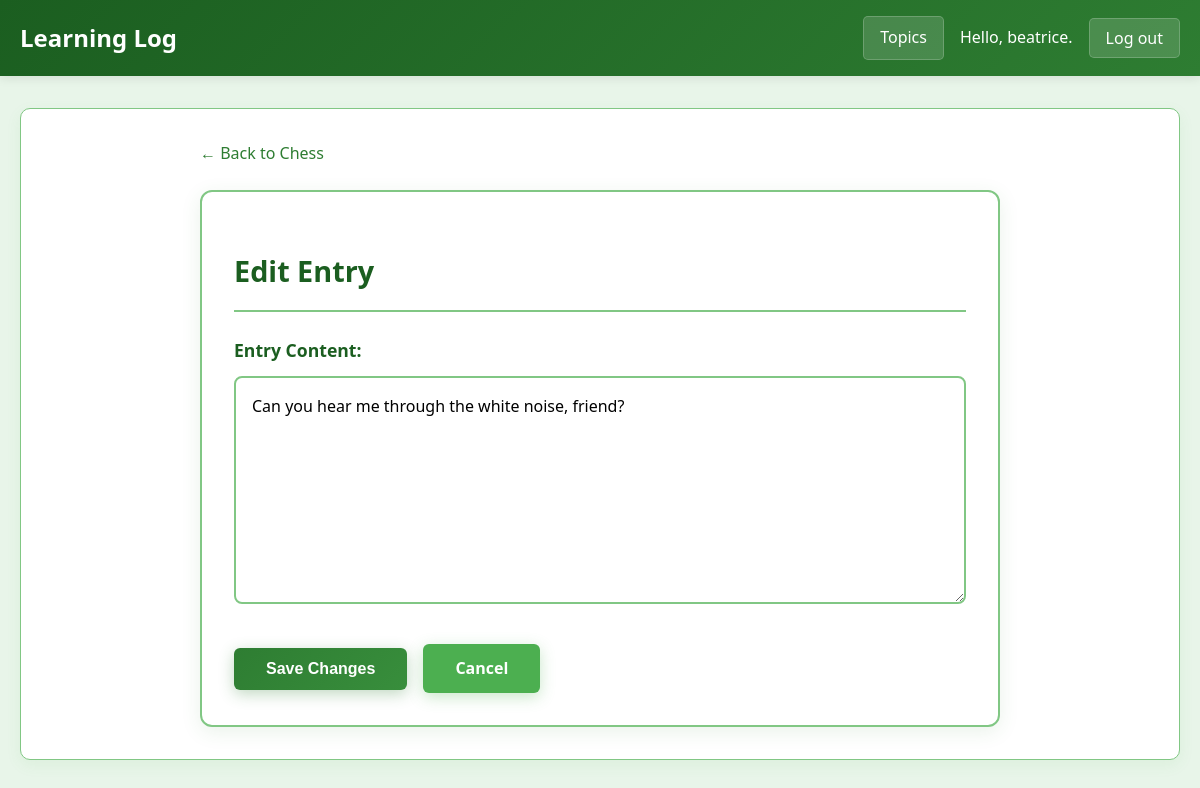
The page /edit_entry/2/ (signed in) on the database its author committed.
### learning_logs/models.py (models this page shows, shortened)
class Topic(models.Model):
    text = models.CharField(max_length=200)
    date_added = models.DateTimeField(auto_now_add=True)
    owner = models.ForeignKey(User, on_delete=models.CASCADE)
    def __str__(self):
        return self.text

class Entry(models.Model):
    topic = models.ForeignKey(Topic, on_delete=models.CASCADE)
    text = models.TextField()
    date_added = models.DateTimeField(auto_now_add=True)
    class Meta:
        verbose_name_plural = 'entries'

### learning_logs/views.py (the view)
# urls.py: path('edit_entry/<int:entry_id>/', views.edit_entry, name='edit_entry'),
@login_required
def edit_entry(request, entry_id):
    entry = Entry.objects.get(id=entry_id)
    topic = entry.topic
    if topic.owner != request.user:
        raise Http404
    if request.method != 'POST':
        form = EntryForm(instance=entry)
    else:
        form = EntryForm(instance=entry, data=request.POST)
        if form.is_valid():
            form.save()
            return redirect('learning_logs:topic', topic_id=topic.id)
    context = {'entry': entry, 'topic': topic, 'form': form}
    return render(request, 'learning_logs/edit_entry.html', context)

### learning_logs/forms.py
class EntryForm(forms.ModelForm):
    class Meta:
        model = Entry
        fields = ['text']
        labels = {'text': 'Entry:'}
        widgets = {'text': forms.Textarea(attrs={'cols': 80})}

### templates/learning_logs/edit_entry.html (shortened to what this page needs)
{% extends "learning_logs/base.html" %}
{% block content %}
<div class="edit-entry-container">
    <div class="breadcrumb">
        <a href="{% url 'learning_logs:topic' topic.id %}" class="back-link">← Back to {{ topic }}</a>
    </div>
    <div class="edit-form">
        <h2 class="form-title">Edit Entry</h2>
        <form action="{% url 'learning_logs:edit_entry' entry.id %}" method='post'>
            <div class="form-group">
                <label for="id_text">Entry Content:</label>
                <textarea name="text" id="id_text" rows="8" class="form-textarea" required>{{ form.text.value }}</textarea>
            </div>
            <div class="form-actions">
                <button type="submit" name="submit" class="btn btn-primary">Save Changes</button>
                <a href="{% url 'learning_logs:topic' topic.id %}" class="btn btn-secondary">Cancel</a>
            </div>
        </form>
    </div>
</div>
{% endblock content %}

### templates/learning_logs/base.html (shortened to what this page needs)
<!DOCTYPE html>
<html lang="en">
<head>
</head>
<body>
<nav>
    <div class="nav-content">
        <a href="{% url 'learning_logs:index' %}" class="brand">Learning Log</a>
        <div class="nav-links">
            <a href="{% url 'learning_logs:topics' %}">Topics</a>
            {% if user.is_authenticated %}
                <div class="auth-section">
                    <span class="auth-info">Hello, {{ user.username }}.</span>
                    <form action="{% url 'users:logout' %}" method="post" style="margin: 0; display: inline;">
                        <button type="submit" class="nav-button">Log out</button>
                    </form>
                </div>
            {% else %}
                <div class="guest-links">
                    <a href="{% url 'users:register' %}">Register</a>
                    <a href="{% url 'users:login' %}">Log in</a>
                </div>
            {% endif %}
        </div>
    </div>
</nav>
<div class="container">
    <div class="content">
        {% block content %}{% endblock content %}
    </div>
</div>
</body>
</html>

### templates/learning_logs/base.html (style rules this page uses)
:root { --primary: #59c55e; --primary-light: #4CAF50; --secondary: #66df6c; --light: #E8F5E9; --dark: #1c8b23; --accent: #81C784; --text: #1E1E1E; --text-light: #666; }
body { font-family: 'Segoe UI', Tahoma, Geneva, Verdana, sans-serif; line-height: 1.6; margin: 0; padding: 0; background-color: var(--light); color: var(--text); }
.container { max-width: 1200px; margin: 0 auto; padding: 0 20px; }
nav { background: linear-gradient(135deg, var(--dark) 0%, var(--primary) 100%); padding: 1rem 0; margin-bottom: 2rem; box-shadow: 0 2px 10px rgba(30, 30, 30, 0.1); }
.nav-content { display: flex; justify-content: space-between; align-items: center; max-width: 1200px; margin: 0 auto; padding: 0 20px; }
.nav-links { display: flex; gap: 1rem; align-items: center; }
.nav-links a, .nav-button { color: white; text-decoration: none; font-weight: 500; padding: 0.5rem 1rem; border-radius: 5px; transition: background-color 0.3s ease; background: rgba(255, 255, 255, 0.15); border: 1px solid rgba(255, 255, 255, 0.2); cursor: pointer; font-family: inherit; font-size: inherit; }
.brand { color: white; font-size: 1.5rem; font-weight: bold; text-decoration: none; }
.content { background: white; padding: 2rem; border-radius: 10px; box-shadow: 0 5px 15px rgba(76, 175, 80, 0.08); margin-bottom: 2rem; border: 1px solid var(--accent); }
.auth-info { color: white; margin-right: 0.5rem; font-weight: 500; }
.auth-section { display: flex; align-items: center; gap: 0.5rem; }
.form-group { margin-bottom: 1.5rem; }
.form-group label { display: block; margin-bottom: 0.5rem; font-weight: 500; color: var(--primary); }
.btn { background: linear-gradient(135deg, var(--primary) 0%, var(--secondary) 100%); color: white; padding: 0.75rem 2rem; border: none; border-radius: 5px; cursor: pointer; font-size: 1rem; font-weight: 500; transition: transform 0.2s ease, box-shadow 0.2s ease; box-shadow: 0 4px 12px rgba(46, 125, 50, 0.3); }

### templates/learning_logs/edit_entry.html (style rules this page uses)
:root { --primary: #2E7D32; --primary-light: #4CAF50; --secondary: #388E3C; --light: #E8F5E9; --dark: #1B5E20; --accent: #81C784; --text: #1E1E1E; --text-light: #666; }
.edit-entry-container { max-width: 800px; margin: 0 auto; }
.breadcrumb { margin-bottom: 1.5rem; }
.back-link { color: var(--primary); text-decoration: none; font-weight: 500; display: inline-flex; align-items: center; gap: 0.5rem; transition: color 0.3s ease; }
.edit-form { background: white; padding: 2rem; border-radius: 12px; box-shadow: 0 5px 20px rgba(46, 125, 50, 0.1); border: 2px solid var(--accent); }
.form-title { color: var(--dark); font-size: 1.8rem; font-weight: 600; margin-bottom: 1.5rem; padding-bottom: 1rem; border-bottom: 2px solid var(--accent); }
.form-group { margin-bottom: 2rem; }
.form-group label { display: block; margin-bottom: 0.75rem; font-weight: 600; color: var(--dark); font-size: 1.1rem; }
.form-textarea { width: 100%; padding: 1rem; border: 2px solid var(--accent); border-radius: 8px; font-size: 1rem; font-family: inherit; line-height: 1.5; resize: vertical; min-height: 200px; transition: all 0.3s ease; box-sizing: border-box; background-color: white; }
.form-actions { display: flex; gap: 1rem; justify-content: flex-start; align-items: center; flex-wrap: wrap; }
.btn { padding: 0.75rem 2rem; border: none; border-radius: 6px; cursor: pointer; font-weight: 600; font-size: 1rem; transition: all 0.3s ease; text-decoration: none; display: inline-block; text-align: center; }
.btn-primary { background: linear-gradient(135deg, var(--primary) 0%, var(--secondary) 100%); color: white; box-shadow: 0 4px 15px rgba(46, 125, 50, 0.3); }
.btn-secondary { background: var(--primary-light); color: white; box-shadow: 0 4px 15px rgba(76, 175, 80, 0.3); }

### rows shown on the page
Topic: text "Chess"
Entry: text "Can you hear me through the white noise, friend?"

### other values the page prints
{{ user.username }} "beatrice"
